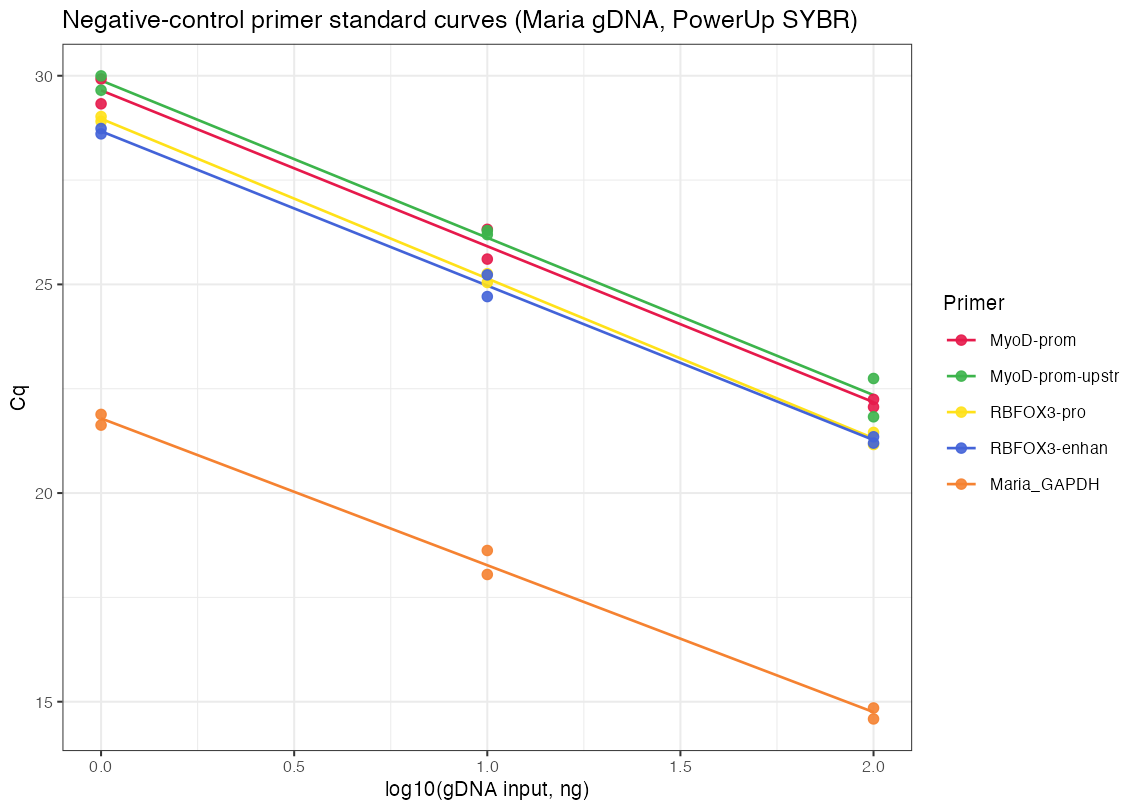

R code for this plot:
## ----libs---------------------------------------------------------------------
library(ggplot2)
library(pals)


## ----config-------------------------------------------------------------------
RESULTS_DIR <- path.expand("~/domcke_eln_joey/Project/ATAC-qPCR/20260722_NC_eff_test")
CSV_PATH <- file.path(RESULTS_DIR, "admin_2026-07-22 12-49-45_782BR21735.csv")

pal <- trubetskoy(5)
names(pal) <- NULL
pal <- c(
  "MyoD-prom" = pal[1],
  "MyoD-prom-upstr" = pal[2],
  "RBFOX3-pro" = pal[3],
  "RBFOX3-enhan" = pal[4],
  "Maria_GAPDH" = pal[5]
)

dir.create(RESULTS_DIR, recursive = TRUE, showWarnings = FALSE)


## ----read---------------------------------------------------------------------
dat <- read.csv(CSV_PATH, skip = 19, header = TRUE, stringsAsFactors = FALSE)
dat <- dat[, c("Well", "Target", "Content", "Sample", "Cq", "Melt.Temperature")]

dat$Cq <- as.numeric(dat$Cq)                 # "NaN" strings -> NA
dat$Melt.Temperature <- as.numeric(dat$Melt.Temperature)  # "None" strings -> NA
dat$ng <- as.numeric(sub("ng", "", dat$Sample))
dat$log_ng <- log10(dat$ng)
dat


## ----fit----------------------------------------------------------------------
myod_prom  <- dat[dat$Target == "MyoD-prom", ]
myod_upstr <- dat[dat$Target == "MyoD-prom-upstr", ]
rbfox3_pro <- dat[dat$Target == "RBFOX3-pro", ]
rbfox3_enh <- dat[dat$Target == "RBFOX3-enhan", ]
mgapdh     <- dat[dat$Target == "Maria_GAPDH", ]

fit_myod_prom  <- lm(Cq ~ log_ng, data = myod_prom)
fit_myod_upstr <- lm(Cq ~ log_ng, data = myod_upstr)
fit_rbfox3_pro <- lm(Cq ~ log_ng, data = rbfox3_pro)
fit_rbfox3_enh <- lm(Cq ~ log_ng, data = rbfox3_enh)
fit_mgapdh     <- lm(Cq ~ log_ng, data = mgapdh)

eff_myod_prom  <- (10^(-1 / coef(fit_myod_prom)[2])  - 1) * 100
eff_myod_upstr <- (10^(-1 / coef(fit_myod_upstr)[2]) - 1) * 100
eff_rbfox3_pro <- (10^(-1 / coef(fit_rbfox3_pro)[2]) - 1) * 100
eff_rbfox3_enh <- (10^(-1 / coef(fit_rbfox3_enh)[2]) - 1) * 100
eff_mgapdh     <- (10^(-1 / coef(fit_mgapdh)[2])     - 1) * 100

eff_tbl <- data.frame(
  Target = c("MyoD-prom", "MyoD-prom-upstr", "RBFOX3-pro", "RBFOX3-enhan", "Maria_GAPDH"),
  slope = c(coef(fit_myod_prom)[2], coef(fit_myod_upstr)[2], coef(fit_rbfox3_pro)[2],
            coef(fit_rbfox3_enh)[2], coef(fit_mgapdh)[2]),
  R2 = c(summary(fit_myod_prom)$r.squared, summary(fit_myod_upstr)$r.squared,
         summary(fit_rbfox3_pro)$r.squared, summary(fit_rbfox3_enh)$r.squared,
         summary(fit_mgapdh)$r.squared),
  Efficiency = c(eff_myod_prom, eff_myod_upstr, eff_rbfox3_pro, eff_rbfox3_enh, eff_mgapdh),
  MeltTm = c(mean(myod_prom$Melt.Temperature, na.rm = TRUE),
             mean(myod_upstr$Melt.Temperature, na.rm = TRUE),
             mean(rbfox3_pro$Melt.Temperature, na.rm = TRUE),
             mean(rbfox3_enh$Melt.Temperature, na.rm = TRUE),
             mean(mgapdh$Melt.Temperature, na.rm = TRUE))
)
rownames(eff_tbl) <- NULL
eff_tbl

write.csv(eff_tbl, file.path(RESULTS_DIR, "efficiency_table_20260722.csv"), row.names = FALSE)


## ----plot, fig.cap="Cq vs log10 gDNA input for the four candidate negative-control primers, with Maria_GAPDH as reference."----
plot_df <- dat[!is.na(dat$Cq), ]
plot_df$Target <- factor(plot_df$Target,
  levels = c("MyoD-prom", "MyoD-prom-upstr", "RBFOX3-pro", "RBFOX3-enhan", "Maria_GAPDH"))

p_std <- ggplot(plot_df, aes(x = log_ng, y = Cq, colour = Target)) +
  geom_smooth(method = "lm", se = FALSE, linewidth = 0.6) +
  geom_point(size = 2, alpha = 0.9) +
  scale_colour_manual(values = pal, name = "Primer") +
  labs(x = "log10(gDNA input, ng)", y = "Cq",
       title = "Negative-control primer standard curves (Maria gDNA, PowerUp SYBR)") +
  theme_bw(base_size = 10)
p_std

ggsave(file.path(RESULTS_DIR, "standard_curves_20260722.png"), p_std, width = 7.6, height = 5.4, dpi = 150)
ggsave(file.path(RESULTS_DIR, "standard_curves_20260722.pdf"), p_std, width = 7.6, height = 5.4)
